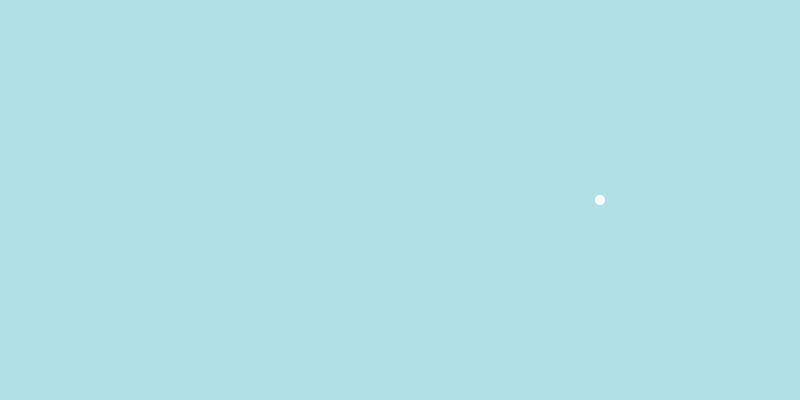
Frame 1 (no input)
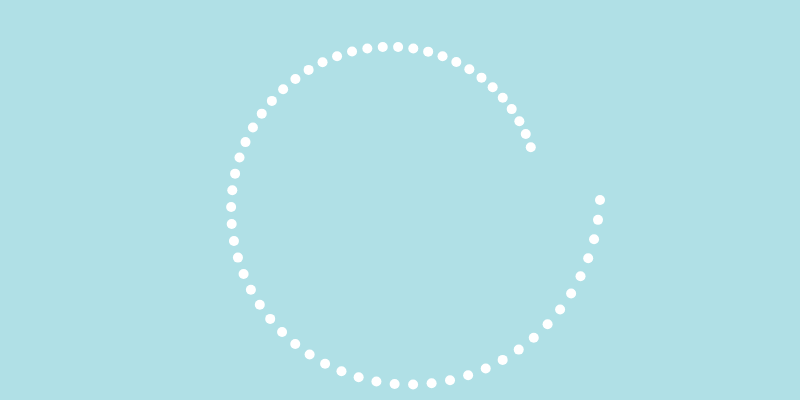
Frame 60 (no input)
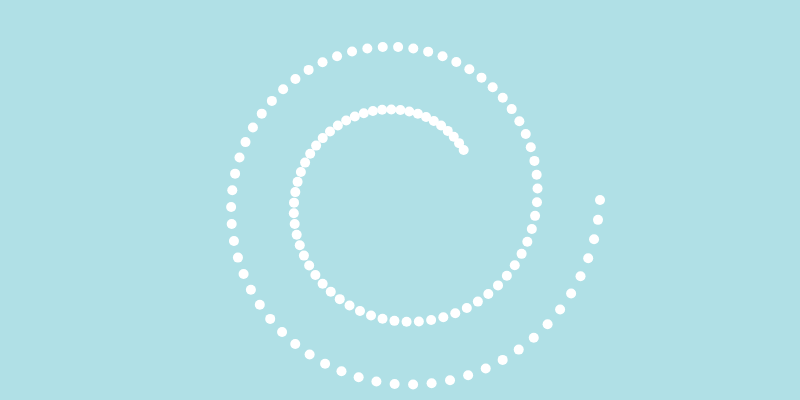
Frame 120 (the mouse pressed at the canvas centre since frame 60)

The p5.js sketch that drew these frames (run headless with seeded random() and noise() and a simulated clock; from frame 60 on, the mouse is pressed at the canvas centre):

// p5.js sketch
// ── sketch.js

let r;
let theta;

function setup() {
    createCanvas(800, 400);
    background(176, 224, 230);

    r = 200;
    theta = 0;

}

function draw() {
    translate(width / 2, height / 2);
    noStroke();
    fill(255);
    ellipse(r * cos(theta), r * sin(theta), 10, 10);
    r -= 1;
    theta += 0.1;
    if (r <= 0) {
        noLoop();
    }
}

//========End ベクトル版===== 
